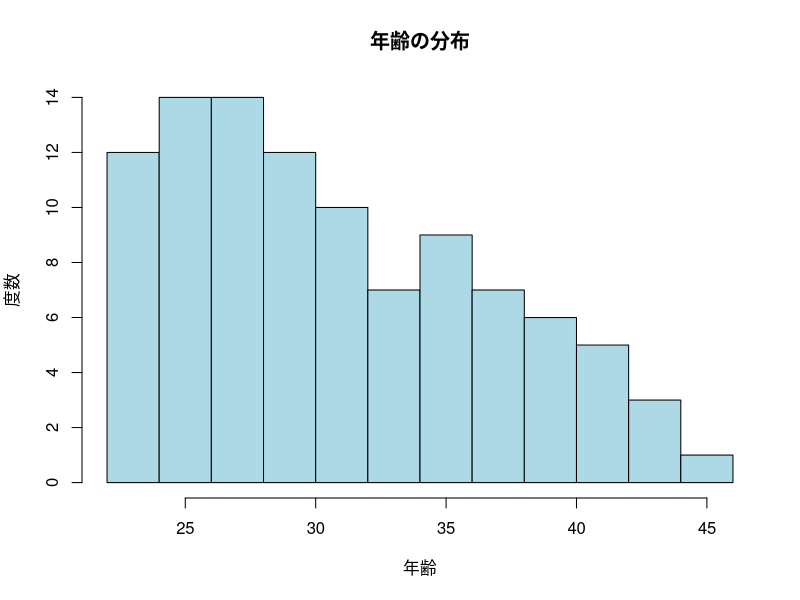
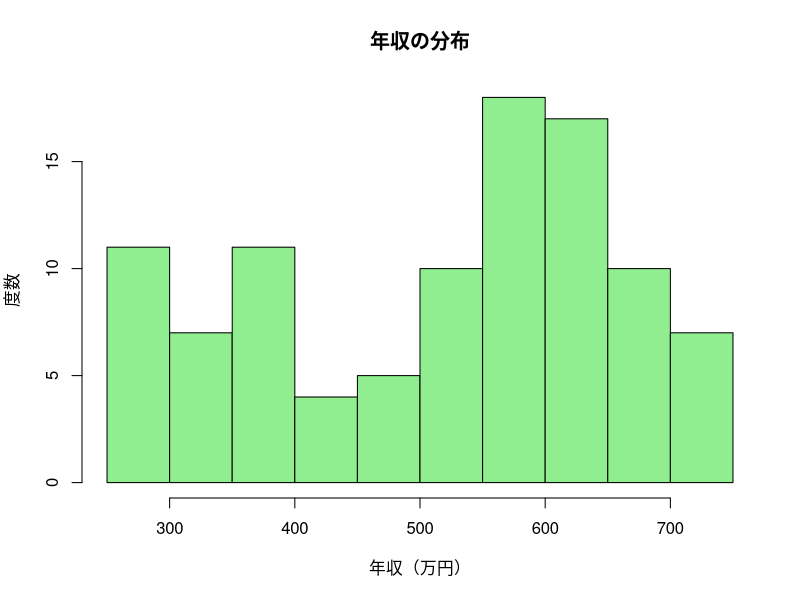
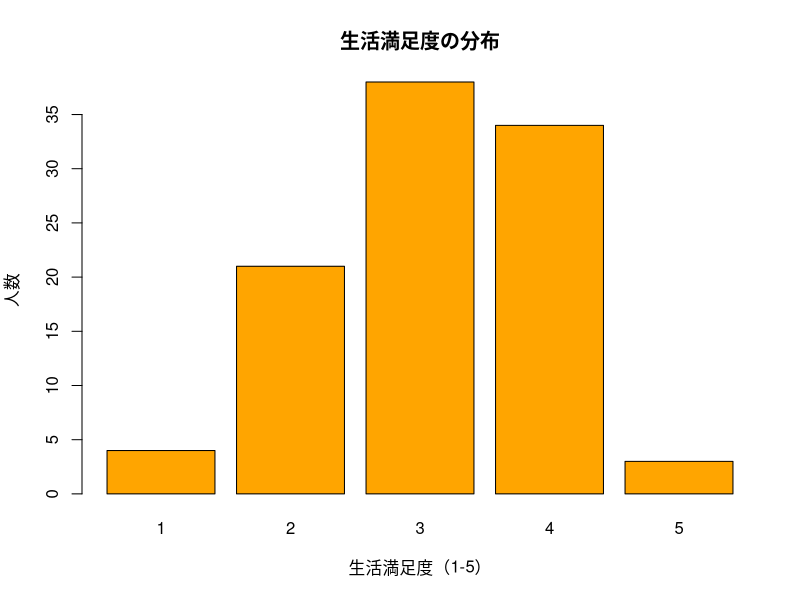
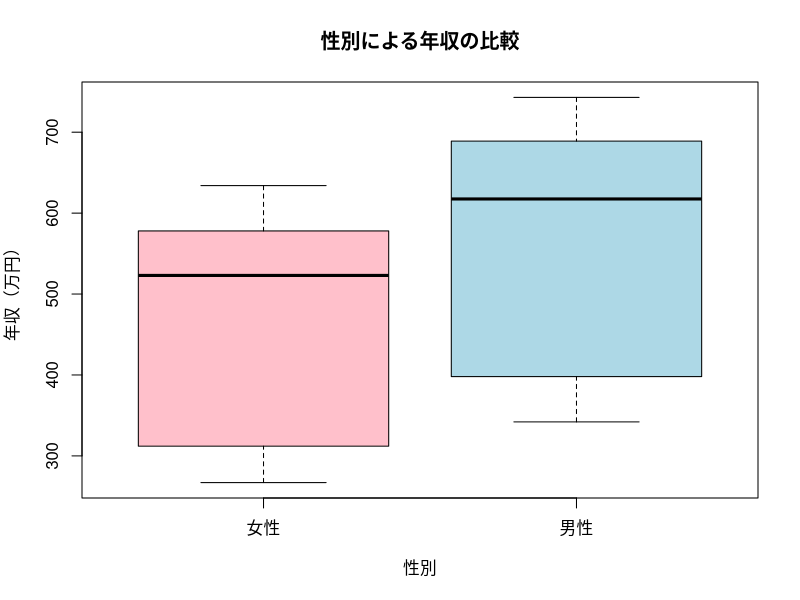
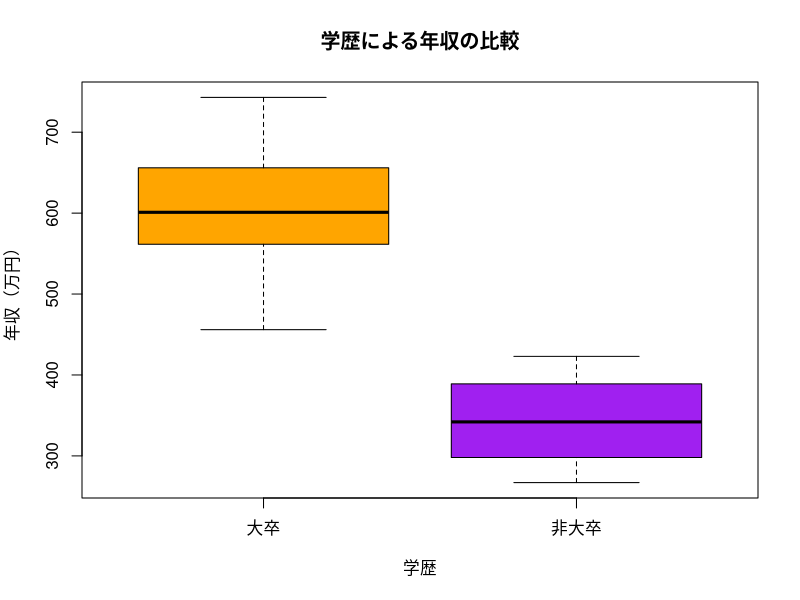
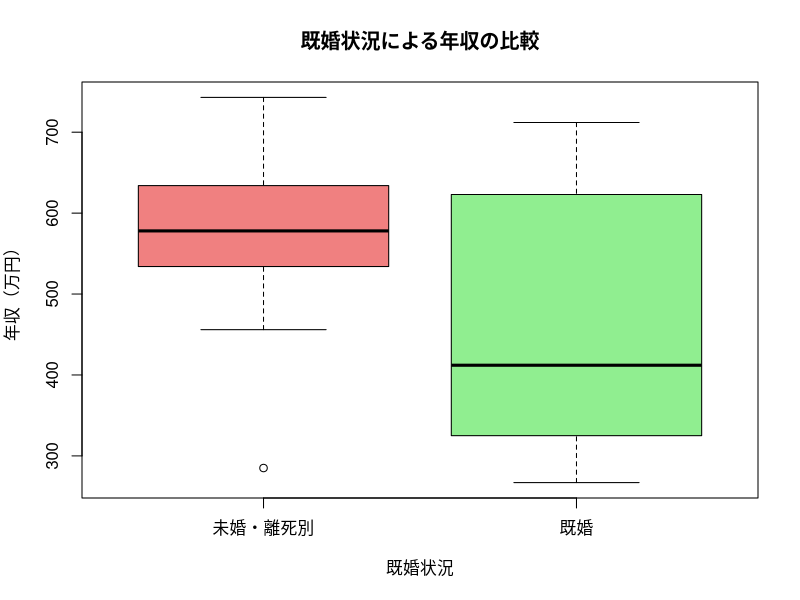
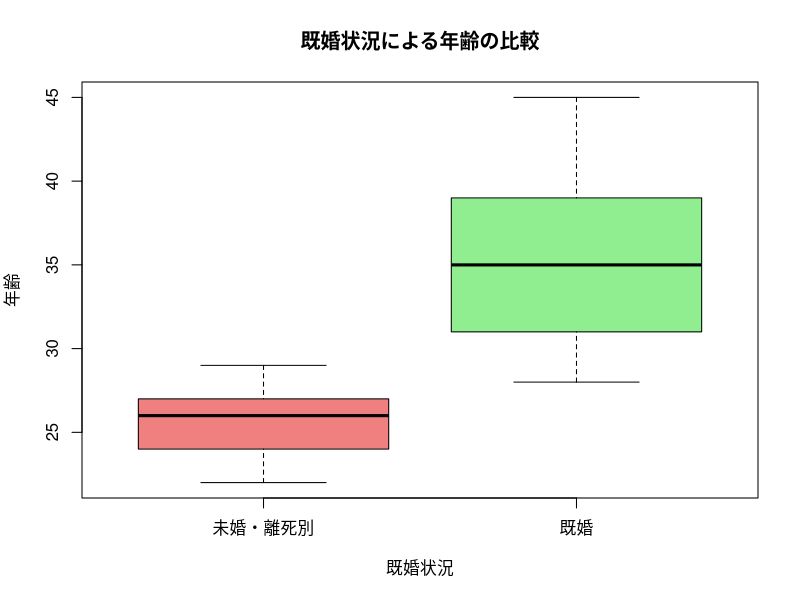
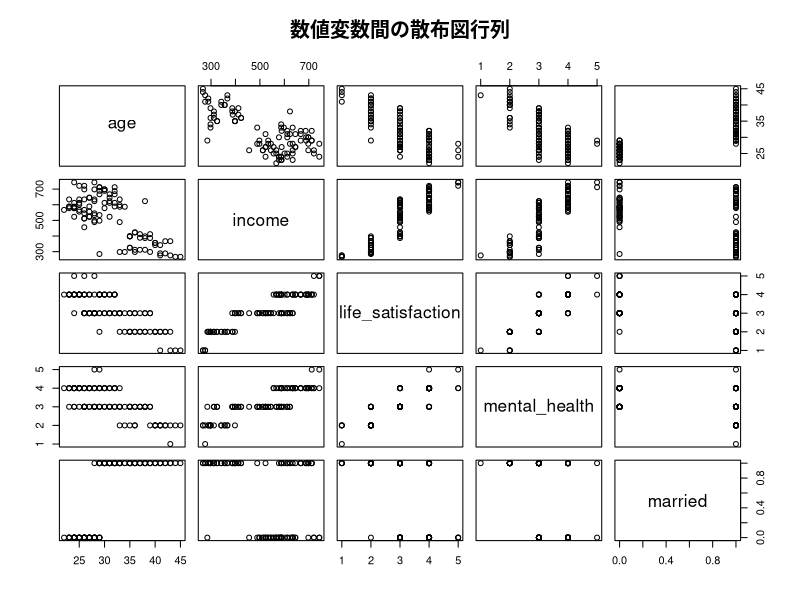

R code for these plots, in order:
# =============================================================================
# R基礎演習 - 第2回: 回帰分析
# 対象: 大学生向け統計学習
# 内容: 単回帰分析、重回帰分析、ロジスティック回帰分析
# =============================================================================

# 作業環境のクリア
rm(list = ls())

# 図の日本語表示用
#par(family = "Meiryo") #Windows
#par(family= "HiraKakuProN-W3") #Mac

print("=== R回帰分析演習を開始します ===")

# =============================================================================
# 1. データの読み込みと確認
# =============================================================================

print("=== 1. データの読み込み ===")

# CSVファイルの読み込み
data <- read.csv("data/lifestyle_data.csv", fileEncoding = "UTF-8")

# データの基本情報を確認
print("データの行数と列数:")
print(dim(data))

print("データの最初の6行:")
print(head(data))

print("データの構造:")
print(str(data))

print("データの基本統計量:")
print(summary(data))

# =============================================================================
# 2. データの前処理
# =============================================================================

print("=== 2. データの前処理 ===")

# カテゴリカル変数をファクター型に変換
data$gender <- as.factor(data$gender)
data$education <- as.factor(data$education)

# 欠損値の確認
print("欠損値の確認:")
print(colSums(is.na(data)))

# 既婚状況の分布確認
print("既婚状況の分布:")
print(table(data$married))
print("既婚率:")
print(prop.table(table(data$married)))

# =============================================================================
# 3. 記述統計とデータ可視化
# =============================================================================

print("=== 3. 記述統計とデータ可視化 ===")

# 年齢の分布
print("年齢の基本統計量:")
print(summary(data$age))

hist(
     data$age,
     main = "年齢の分布",
     xlab = "年齢",
     ylab = "度数",
     col = "lightblue",
     breaks = 10
)

# 年収の分布
print("年収の基本統計量:")
print(summary(data$income))

hist(
     data$income,
     main = "年収の分布",
     xlab = "年収（万円）",
     ylab = "度数",
     col = "lightgreen",
     breaks = 15
)

# 生活満足度の分布
print("生活満足度の基本統計量:")
print(table(data$life_satisfaction))

barplot(
     table(data$life_satisfaction),
     main = "生活満足度の分布",
     xlab = "生活満足度（1-5）",
     ylab = "人数",
     col = "orange"
)

# グループ別の年収比較
print("性別による年収の違い:")
print(by(data$income, data$gender, summary))

boxplot(
     income ~ gender,
     data = data,
     main = "性別による年収の比較",
     xlab = "性別",
     ylab = "年収（万円）",
     col = c("pink", "lightblue")
)

print("学歴による年収の違い:")
print(by(data$income, data$education, summary))

boxplot(
     income ~ education,
     data = data,
     main = "学歴による年収の比較",
     xlab = "学歴",
     ylab = "年収（万円）",
     col = c("orange", "purple")
)

# 既婚状況別の比較
print("既婚状況による年収の違い:")
married_labels <- c("未婚・離死別", "既婚")
boxplot(
     income ~ married,
     data = data,
     main = "既婚状況による年収の比較",
     xlab = "既婚状況",
     ylab = "年収（万円）",
     names = married_labels,
     col = c("lightcoral", "lightgreen")
)

print("既婚状況による年齢の違い:")
boxplot(
     age ~ married,
     data = data,
     main = "既婚状況による年齢の比較",
     xlab = "既婚状況",
     ylab = "年齢",
     names = married_labels,
     col = c("lightcoral", "lightgreen")
)

# =============================================================================
# 4. 相関分析
# =============================================================================

print("=== 4. 相関分析 ===")

# 数値変数間の相関行列
correlation_vars <- c(
     "age",
     "income",
     "life_satisfaction",
     "mental_health",
     "married"
)
cor_matrix <- cor(data[correlation_vars])

print("相関行列:")
print(round(cor_matrix, 3))

# 散布図行列
pairs(data[correlation_vars], main = "数値変数間の散布図行列")

# 個別の散布図
plot(
     data$age,
     data$income,
     main = "年齢と年収の関係",
     xlab = "年齢",
     ylab = "年収（万円）",
     pch = 16,
     col = "blue"
)

plot(
     data$income,
     data$life_satisfaction,
     main = "年収と生活満足度の関係",
     xlab = "年収（万円）",
     ylab = "生活満足度",
     pch = 16,
     col = "red"
)

plot(
     data$age,
     data$married,
     main = "年齢と既婚状況の関係",
     xlab = "年齢",
     ylab = "既婚状況（0=未婚・離死別, 1=既婚）",
     pch = 16,
     col = "green"
)

plot(
     data$life_satisfaction,
     data$mental_health,
     main = "生活満足度と精神的健康の関係",
     xlab = "生活満足度",
     ylab = "精神的健康",
     pch = 16,
     col = "purple"
)

# =============================================================================
# 5. 単回帰分析
# =============================================================================

print("=== 5. 単回帰分析 ===")

# 5.1 年齢と年収の単回帰
print("5.1 年齢 → 年収の単回帰分析")

model1 <- lm(income ~ age, data = data)
print(summary(model1))

# 回帰直線の描画
plot(
     data$age,
     data$income,
     main = "年齢と年収の回帰分析",
     xlab = "年齢",
     ylab = "年収（万円）",
     pch = 16,
     col = "blue"
)
abline(model1, col = "red", lwd = 2)

# 回帰式の表示
coef1 <- coef(model1)
equation1 <- paste(
     "年収 =",
     round(coef1[1], 2),
     "+",
     round(coef1[2], 2),
     "× 年齢"
)
print(paste("回帰式:", equation1))

# 決定係数
r_squared1 <- summary(model1)$r.squared
print(paste("決定係数 (R²):", round(r_squared1, 3)))

# 5.2 年収と生活満足度の単回帰
print("5.2 年収 → 生活満足度の単回帰分析")

model2 <- lm(life_satisfaction ~ income, data = data)
print(summary(model2))

plot(
     data$income,
     data$life_satisfaction,
     main = "年収と生活満足度の回帰分析",
     xlab = "年収（万円）",
     ylab = "生活満足度",
     pch = 16,
     col = "red"
)
abline(model2, col = "blue", lwd = 2)

coef2 <- coef(model2)
equation2 <- paste(
     "生活満足度 =",
     round(coef2[1], 3),
     "+",
     round(coef2[2], 6),
     "× 年収"
)
print(paste("回帰式:", equation2))

r_squared2 <- summary(model2)$r.squared
print(paste("決定係数 (R²):", round(r_squared2, 3)))

# 5.3 年齢と生活満足度の単回帰
print("5.3 年齢 → 生活満足度の単回帰分析")

model3 <- lm(life_satisfaction ~ age, data = data)
print(summary(model3))

plot(
     data$age,
     data$life_satisfaction,
     main = "年齢と生活満足度の回帰分析",
     xlab = "年齢",
     ylab = "生活満足度",
     pch = 16,
     col = "green"
)
abline(model3, col = "red", lwd = 2)

coef3 <- coef(model3)
equation3 <- paste(
     "生活満足度 =",
     round(coef3[1], 3),
     "+",
     round(coef3[2], 4),
     "× 年齢"
)
print(paste("回帰式:", equation3))

r_squared3 <- summary(model3)$r.squared
print(paste("決定係数 (R²):", round(r_squared3, 3)))

# =============================================================================
# 6. 重回帰分析
# =============================================================================

print("=== 6. 重回帰分析 ===")

# 6.1 年収を目的変数とする重回帰
print("6.1 年収を目的変数とする重回帰分析")

model4 <- lm(
     income ~ age +
          gender +
          education +
          married +
          life_satisfaction +
          mental_health,
     data = data
)
print(summary(model4))

# モデルの比較（単回帰 vs 重回帰）
print("モデル比較（年収）:")
print(paste("年齢のみのR²:", round(summary(model1)$r.squared, 3)))
print(paste("重回帰のR²:", round(summary(model4)$r.squared, 3)))
print(paste("調整済みR²:", round(summary(model4)$adj.r.squared, 3)))

# 6.2 生活満足度を目的変数とする重回帰
print("6.2 生活満足度を目的変数とする重回帰分析")

model5 <- lm(
     life_satisfaction ~ age +
          gender +
          education +
          married +
          income +
          mental_health,
     data = data
)
print(summary(model5))

print("モデル比較（生活満足度）:")
print(paste("年収のみのR²:", round(summary(model2)$r.squared, 3)))
print(paste("年齢のみのR²:", round(summary(model3)$r.squared, 3)))
print(paste("重回帰のR²:", round(summary(model5)$r.squared, 3)))
print(paste("調整済みR²:", round(summary(model5)$adj.r.squared, 3)))

# 6.3 精神的健康を目的変数とする重回帰
print("6.3 精神的健康を目的変数とする重回帰分析")

model6 <- lm(
     mental_health ~ age +
          gender +
          education +
          married +
          income +
          life_satisfaction,
     data = data
)
print(summary(model6))

print(paste(
     "精神的健康モデルの調整済みR²:",
     round(summary(model6)$adj.r.squared, 3)
))

# 残差分析
print("残差分析:")
par(mfrow = c(2, 2))
plot(model4, main = "年収モデルの診断")
par(mfrow = c(1, 1))

# =============================================================================
# 7. ロジスティック回帰分析
# =============================================================================

print("=== 7. ロジスティック回帰分析 ===")

# 7.1 既婚状況を目的変数とするロジスティック回帰
print("7.1 既婚状況を目的変数とするロジスティック回帰")

logit_model1 <- glm(
     married ~ age +
          gender +
          education +
          income +
          life_satisfaction +
          mental_health,
     data = data,
     family = binomial
)
print(summary(logit_model1))

# オッズ比の計算
odds_ratios <- exp(coef(logit_model1))
print("オッズ比:")
print(round(odds_ratios, 3))

# 7.2 生活満足度高群を目的変数とするロジスティック回帰
print("7.2 生活満足度高群（4-5点）を目的変数とするロジスティック回帰")

# 生活満足度を二値化（4-5点を高群とする）
data$high_satisfaction <- ifelse(data$life_satisfaction >= 4, 1, 0)

print("生活満足度高群の分布:")
print(table(data$high_satisfaction))
print("生活満足度高群の割合:")
print(prop.table(table(data$high_satisfaction)))

logit_model2 <- glm(
     high_satisfaction ~ age +
          gender +
          education +
          married +
          income +
          mental_health,
     data = data,
     family = binomial
)
print(summary(logit_model2))

odds_ratios2 <- exp(coef(logit_model2))
print("オッズ比:")
print(round(odds_ratios2, 3))

# 7.3 精神的健康高群を目的変数とするロジスティック回帰
print("7.3 精神的健康高群（4-5点）を目的変数とするロジスティック回帰")

data$high_mental_health <- ifelse(data$mental_health >= 4, 1, 0)

print("精神的健康高群の分布:")
print(table(data$high_mental_health))
print("精神的健康高群の割合:")
print(prop.table(table(data$high_mental_health)))

logit_model3 <- glm(
     high_mental_health ~ age +
          gender +
          education +
          married +
          income +
          life_satisfaction,
     data = data,
     family = binomial
)
print(summary(logit_model3))

odds_ratios3 <- exp(coef(logit_model3))
print("オッズ比:")
print(round(odds_ratios3, 3))

# =============================================================================
# 8. モデルの評価（ロジスティック回帰）
# =============================================================================

print("=== 8. モデルの評価（正解率の計算） ===")

# 予測確率を計算し、0.5を閾値としてクラスを予測

# 既婚状況モデルの正解率
predicted_prob_married <- predict(logit_model1, type = "response")
predicted_class_married <- ifelse(predicted_prob_married > 0.5, 1, 0)
accuracy_married <- mean(predicted_class_married == data$married)

# 生活満足度高群モデルの正解率
predicted_prob_satisfaction <- predict(logit_model2, type = "response")
predicted_class_satisfaction <- ifelse(predicted_prob_satisfaction > 0.5, 1, 0)
accuracy_satisfaction <- mean(
     predicted_class_satisfaction == data$high_satisfaction
)

# =============================================================================
# 9. 結果の解釈とまとめ
# =============================================================================

print("=== 9. 分析結果のまとめ ===")

print("【単回帰分析の結果】")
print(paste("年齢と年収の相関係数:", round(cor(data$age, data$income), 3)))
print(paste(
     "年収と生活満足度の相関係数:",
     round(cor(data$income, data$life_satisfaction), 3)
))
print(paste(
     "年齢と生活満足度の相関係数:",
     round(cor(data$age, data$life_satisfaction), 3)
))
print("【重回帰分析の結果】")
print(paste("年収モデルの調整済みR²:", round(summary(model4)$adj.r.squared, 3)))
print(paste(
     "生活満足度モデルの調整済みR²:",
     round(summary(model5)$adj.r.squared, 3)
))
print(paste(
     "精神的健康モデルの調整済みR²:",
     round(summary(model6)$adj.r.squared, 3)
))

print("【ロジスティック回帰の結果】")
print(paste("既婚状況予測の的中率:", round(accuracy_married, 3)))
print(paste("生活満足度高群予測の的中率:", round(accuracy_satisfaction, 3)))
print(
     "（ロジスティック回帰の的中率は、モデルがどれだけ正しく予測できたかを示す指標です）"
)

# =============================================================================
# 10. 練習問題
# =============================================================================

print("=== 10. 練習問題 ===")

print("以下の分析を試してみましょう:")
print("1. 年齢を二次項（age^2）として含む重回帰分析")
print("2. 性別と既婚状況の交互作用項を含む年収の重回帰分析")
print("3. 年収を対数変換（log）して回帰分析")

# 練習問題1の解答例
print("【練習問題1の解答例】")
data$age_squared <- data$age^2
practice_model <- lm(
     income ~ age + age_squared + gender + education + married,
     data = data
)
print(paste(
     "二次項を含む年収モデルの調整済みR²:",
     round(summary(practice_model)$adj.r.squared, 3)
))


print("=== 演習完了 ===")
print("お疲れ様でした！回帰分析の基礎を学習しました。")
print("結果を確認し、統計的有意性や効果の大きさを解釈してみましょう。")
